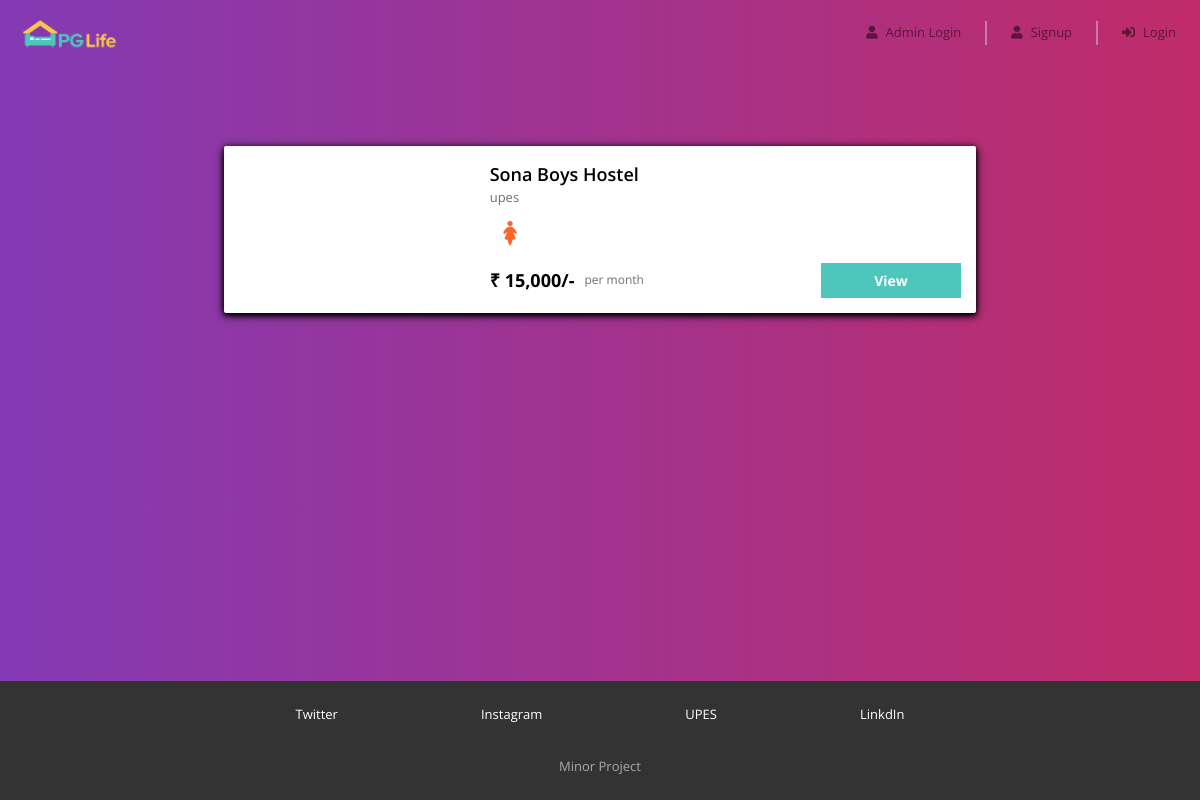
The page /search_list.php?city=Sona Boys Hostel on the database its author committed.
### tables this page shows
CREATE TABLE `properties` (
  `id` tinyint(125) UNSIGNED NOT NULL,
  `name` varchar(255) NOT NULL,
  `address` text NOT NULL,
  `gender` varchar(255) NOT NULL,
  `rent` int(255) NOT NULL,
  `approve` tinyint(1) NOT NULL DEFAULT 0
);

### search_list.php (the view, shortened to what this page needs)
<?php
require "includes/database_connect.php";
$city_name = $_GET["city"];
$sql_1 = "SELECT * FROM properties WHERE `name` = '$city_name'";
$result_1 = mysqli_query($conn, $sql_1);
$city = mysqli_fetch_assoc($result_1);
$city_id = $city['id'];
$sql_2 = "SELECT * FROM properties WHERE id = $city_id";
$result_2 = mysqli_query($conn, $sql_2);
$properties = mysqli_fetch_all($result_2, MYSQLI_ASSOC);
?>
<!DOCTYPE html>
<html lang="en">
<head>
    <?php
    include "includes/head_links.php";
    ?>
    <link href="css/home.css" rel="stylesheet" />
    <link href="css/property_list.css" rel="stylesheet" />
    <link href="css/extra.css" rel="stylesheet" />
</head>
<body style="color: black;">
    <?php
    include "includes/header.php";
    ?>
    <div class="page-container">
        <?php
        foreach ($properties as $property) {
        ?>
            <div class="property-card property-id-<?= $property['id'] ?> row">
                <div class="image-container col-md-4">
                </div>
                <div class="content-container col-md-8">
                    <div class="detail-container">
                        <div class="property-name"><?= $property['name'] ?></div>
                        <div class="property-address"><?= $property['address'] ?></div>
                        <div class="property-gender">
                            <?php
                            if ($property['gender'] == "Male") {
                            ?>
                                <img src="img/male.png" />
                            <?php
                            } else {
                            ?>
                                <img src="img/female.png" />
                            <?php
                            }
                            ?>
                        </div>
                    </div>
                    <div class="row no-gutters">
                        <div class="rent-container col-6">
                            <div class="rent">₹ <?= number_format($property['rent']) ?>/-</div>
                            <div class="rent-unit">per month</div>
                        </div>
                        <div class="button-container col-6">
                            <a href="property_detail.php?property_id=<?= $property['id'] ?>" class="btn btn-primary">View</a>
                        </div>
                    </div>
                </div>
            </div>
        <?php
        }
        ?>
    </div>
    <div class="bottom">
        <?php
        include "includes/footer.php";
        ?>
    </div>
</body>
</html>

### admin/css/common.css (style rules this page uses)
* { box-sizing: border-box; font-family: 'Open Sans', sans-serif; }
body { color: #ffffff00; font-size: 16px; position: relative; }
.btn-primary, .btn-warning, .btn-danger { color: white; font-weight: bold; }
.page-container { max-width: 800px; padding: 80px 24px; margin: auto; }

### css/property_list.css (style rules this page uses)
.property-card { background-color: #ffffff; border-radius: 2px; padding: 15px 0px; margin: 0px auto 20px; box-shadow: 0 2px 5px 0 rgba(0, 0, 0, 0.16), 0 2px 10px 0 rgba(0, 0, 0, 0.12); }
.image-container { text-align: center; }
.detail-container { padding-bottom: 10px; }
.property-name { font-size: 18px; font-weight: 600; }
.property-address { color: #6f6f6f; font-size: 13px; padding-bottom: 5px; }
.property-gender img { width: 40px; }
.rent-container { display: flex; align-items: center; }
.rent { font-size: 18px; font-weight: bold; padding-right: 10px; }
.rent-unit { color: #6f6f6f; font-size: 12px; }
.button-container .btn { font-size: 14px; border-radius: 0px; width: 140px; float: right; }

### css/extra.css (style rules this page uses)
body { color: white; background: linear-gradient( to right, #833ab4, #fd1d1d, #fcb045); background-size: 400% 400%; animation: animate-background 50s infinite ease-in-out; }
.property-card { box-shadow: 0 2px 5px 0 rgb(0, 0, 0), 0 2px 10px 0 rgb(0, 0, 0); }

### search_list.php (style rules this page uses)
.bottom { position: fixed; width: 100%; bottom: 0px; }

### rows shown on the page
properties: name "Sona Boys Hostel", address "upes", rent "15,000"
